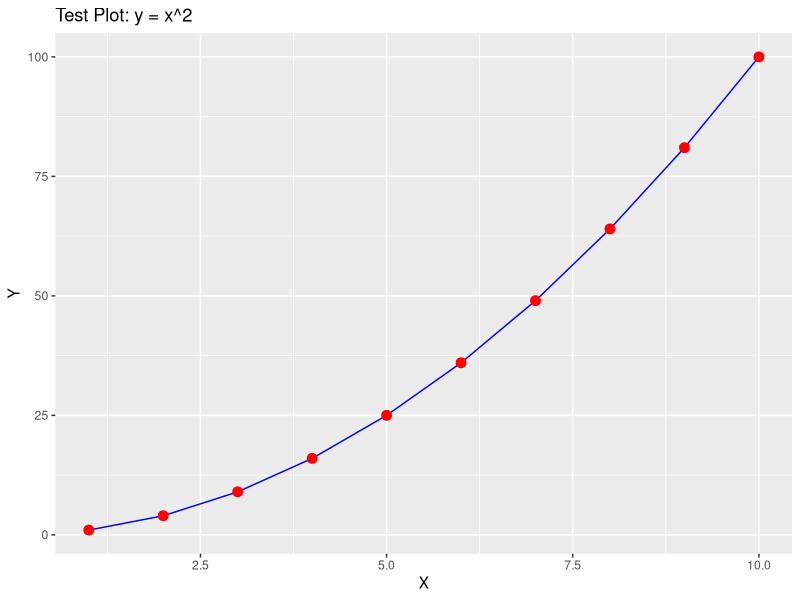

Write the R code that produced this figure.
# Load the tidyverse package
library(tidyverse)

# Create a simple data frame
data <- tibble(
  x = 1:10,
  y = x^2
)

# Print the data frame
print("Original Data:")
print(data)

# Perform some basic data manipulation
data <- data %>%
  mutate(z = y / 2)

# Print the modified data frame
print("Modified Data:")
print(data)

# Create a simple plot
plot <- ggplot(data, aes(x = x, y = y)) +
  geom_line(color = "blue") +
  geom_point(size = 3, color = "red") +
  labs(title = "Test Plot: y = x^2", x = "X", y = "Y")

# Save the plot to a file
ggsave("test_plot.png", plot)

print("Plot saved as 'test_plot.png'")